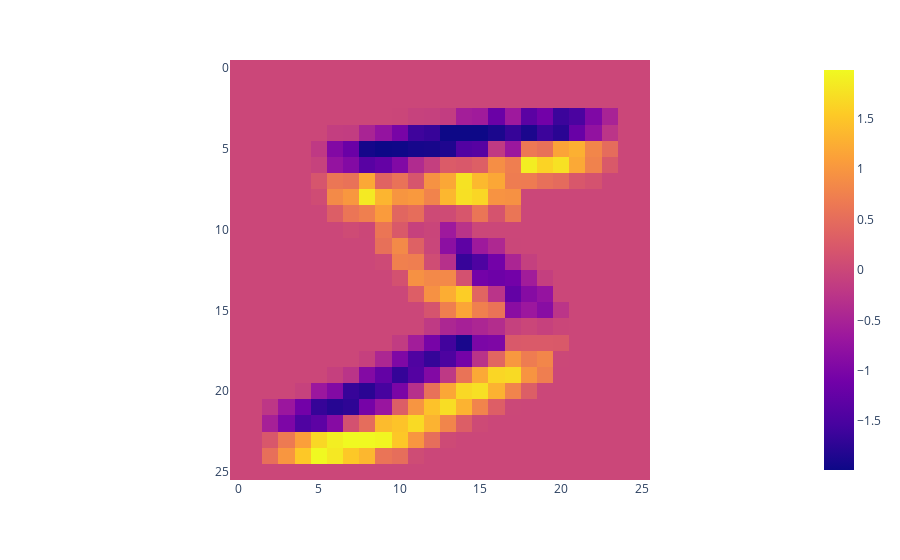

Write notebook code for a chart like this one.
### Code cell
reshaped_cross_correlation = flatt_cross_correlation.reshape(nb_horizontal_correlations, nb_vertical_correlations, -1)
display(reshaped_cross_correlation.shape)
px.imshow(reshaped_cross_correlation[..., 1])

### Figure 1 — Plotly figure (JSON) as saved in the notebook; plotly's stock layout.template omitted (floating-point values rounded to 4 significant figures; data arrays with more than 128 entries replaced by an {"elided": "..."} marker saying what was removed)
{"data": [{"coloraxis": "coloraxis", "hovertemplate": "x: %{x}<br>y: %{y}<br>color: %{z}<extra></extra>", "name": "0", "type": "heatmap", "xaxis": "x", "yaxis": "y", "z": {"elided": "26x26 float values"}}], "layout": {"coloraxis": {"colorscale": [[0, "#0d0887"], [0.1111, "#46039f"], [0.2222, "#7201a8"], [0.3333, "#9c179e"], [0.4444, "#bd3786"], [0.5556, "#d8576b"], [0.6667, "#ed7953"], [0.7778, "#fb9f3a"], [0.8889, "#fdca26"], [1, "#f0f921"]]}, "margin": {"t": 60}, "xaxis": {"anchor": "y", "constrain": "domain", "domain": [0, 1], "scaleanchor": "y"}, "yaxis": {"anchor": "x", "autorange": "reversed", "constrain": "domain", "domain": [0, 1]}}}
